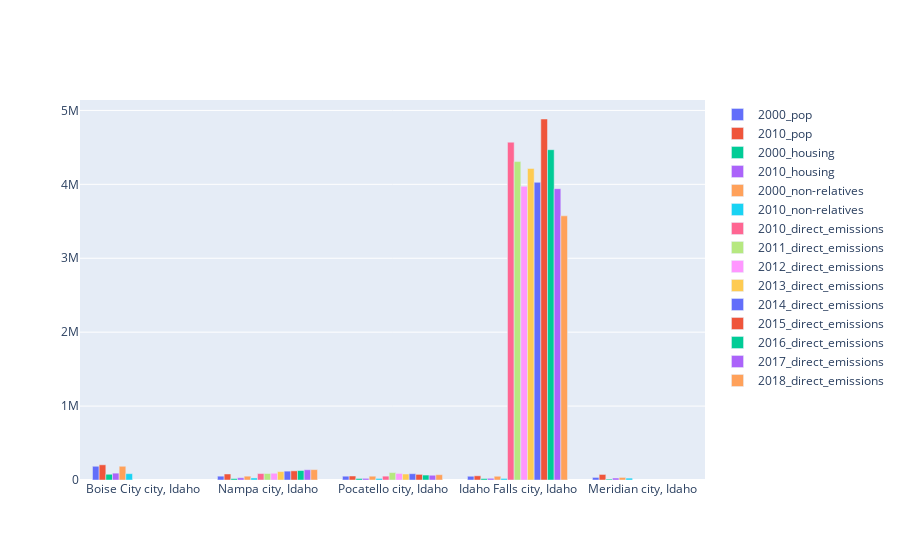

Write notebook code for a chart like this one.
### Code cell
fig = go.Figure(data=[
    go.Bar(name='2000_pop', x=id_join['City_Name'], y=id_join['Total_Population_2000']),
    go.Bar(name='2010_pop', x=id_join['City_Name'], y=id_join['Total_Population_2010']),
    go.Bar(name='2000_housing', x=id_join['City_Name'], y=id_join['Total_Housing_2000']),
    go.Bar(name='2010_housing', x=id_join['City_Name'], y=id_join['Total_Housing_2010']),
    go.Bar(name='2000_non-relatives', x=id_join['City_Name'], y=id_join['Presence_of_Non-Relatives_2000']),
    go.Bar(name='2010_non-relatives', x=id_join['City_Name'], y=id_join['Presence_of_Non-Relatives_2010']),
    go.Bar(name='2010_direct_emissions', x=id_join['City_Name'], y=id_join['2010']),
    go.Bar(name='2011_direct_emissions', x=id_join['City_Name'], y=id_join['2011']),
    go.Bar(name='2012_direct_emissions', x=id_join['City_Name'], y=id_join['2012']),
    go.Bar(name='2013_direct_emissions', x=id_join['City_Name'], y=id_join['2013']),
    go.Bar(name='2014_direct_emissions', x=id_join['City_Name'], y=id_join['2014']),
    go.Bar(name='2015_direct_emissions', x=id_join['City_Name'], y=id_join['2015']),
    go.Bar(name='2016_direct_emissions', x=id_join['City_Name'], y=id_join['2016']),
    go.Bar(name='2017_direct_emissions', x=id_join['City_Name'], y=id_join['2017']),
    go.Bar(name='2018_direct_emissions', x=id_join['City_Name'], y=id_join['2018'])

])
fig.update_layout(barmode='group')
fig.show()

### Figure 1 — Plotly figure (JSON) as saved in the notebook; plotly's stock layout.template omitted (floating-point values rounded to 4 significant figures)
{"data": [{"name": "2000_pop", "type": "bar", "x": ["Boise City city, Idaho", "Nampa city, Idaho", "Pocatello city, Idaho", "Idaho Falls city, Idaho", "Meridian city, Idaho"], "y": [185787, 51867, 51466, 50730, 34919]}, {"name": "2010_pop", "type": "bar", "x": ["Boise City city, Idaho", "Nampa city, Idaho", "Pocatello city, Idaho", "Idaho Falls city, Idaho", "Meridian city, Idaho"], "y": [205671, 81557, 54255, 56813, 75092]}, {"name": "2000_housing", "type": "bar", "x": ["Boise City city, Idaho", "Nampa city, Idaho", "Pocatello city, Idaho", "Idaho Falls city, Idaho", "Meridian city, Idaho"], "y": ["77850", "19379", "20627", "19771", "12293"]}, {"name": "2010_housing", "type": "bar", "x": ["Boise City city, Idaho", "Nampa city, Idaho", "Pocatello city, Idaho", "Idaho Falls city, Idaho", "Meridian city, Idaho"], "y": [92700, 30507, 22404, 22977, 26674]}, {"name": "2000_non-relatives", "type": "bar", "x": ["Boise City city, Idaho", "Nampa city, Idaho", "Pocatello city, Idaho", "Idaho Falls city, Idaho", "Meridian city, Idaho"], "y": ["185787", "51867", "51466", "50730", "34919"]}, {"name": "2010_non-relatives", "type": "bar", "x": ["Boise City city, Idaho", "Nampa city, Idaho", "Pocatello city, Idaho", "Idaho Falls city, Idaho", "Meridian city, Idaho"], "y": [85704, 27729, 20832, 21203, 25302]}, {"name": "2010_direct_emissions", "type": "bar", "x": ["Boise City city, Idaho", "Nampa city, Idaho", "Pocatello city, Idaho", "Idaho Falls city, Idaho", "Meridian city, Idaho"], "y": [null, 87260.0, 52240.0, 4570000.0, null]}, {"name": "2011_direct_emissions", "type": "bar", "x": ["Boise City city, Idaho", "Nampa city, Idaho", "Pocatello city, Idaho", "Idaho Falls city, Idaho", "Meridian city, Idaho"], "y": [null, 87950.0, 100300.0, 4308000.0, null]}, {"name": "2012_direct_emissions", "type": "bar", "x": ["Boise City city, Idaho", "Nampa city, Idaho", "Pocatello city, Idaho", "Idaho Falls city, Idaho", "Meridian city, Idaho"], "y": [null, 91500.0, 88200.0, 3973000.0, null]}, {"name": "2013_direct_emissions", "type": "bar", "x": ["Boise City city, Idaho", "Nampa city, Idaho", "Pocatello city, Idaho", "Idaho Falls city, Idaho", "Meridian city, Idaho"], "y": [null, 113700.0, 80940.0, 4215000.0, null]}, {"name": "2014_direct_emissions", "type": "bar", "x": ["Boise City city, Idaho", "Nampa city, Idaho", "Pocatello city, Idaho", "Idaho Falls city, Idaho", "Meridian city, Idaho"], "y": [null, 120100.0, 85230.0, 4027000.0, null]}, {"name": "2015_direct_emissions", "type": "bar", "x": ["Boise City city, Idaho", "Nampa city, Idaho", "Pocatello city, Idaho", "Idaho Falls city, Idaho", "Meridian city, Idaho"], "y": [null, 123800.0, 75900.0, 4884000.0, null]}, {"name": "2016_direct_emissions", "type": "bar", "x": ["Boise City city, Idaho", "Nampa city, Idaho", "Pocatello city, Idaho", "Idaho Falls city, Idaho", "Meridian city, Idaho"], "y": [null, 128100.0, 66910.0, 4469000.0, null]}, {"name": "2017_direct_emissions", "type": "bar", "x": ["Boise City city, Idaho", "Nampa city, Idaho", "Pocatello city, Idaho", "Idaho Falls city, Idaho", "Meridian city, Idaho"], "y": [null, 138800.0, 64420.0, 3942000.0, null]}, {"name": "2018_direct_emissions", "type": "bar", "x": ["Boise City city, Idaho", "Nampa city, Idaho", "Pocatello city, Idaho", "Idaho Falls city, Idaho", "Meridian city, Idaho"], "y": [null, 140600.0, 71840.0, 3574000.0, null]}], "layout": {"barmode": "group"}}
